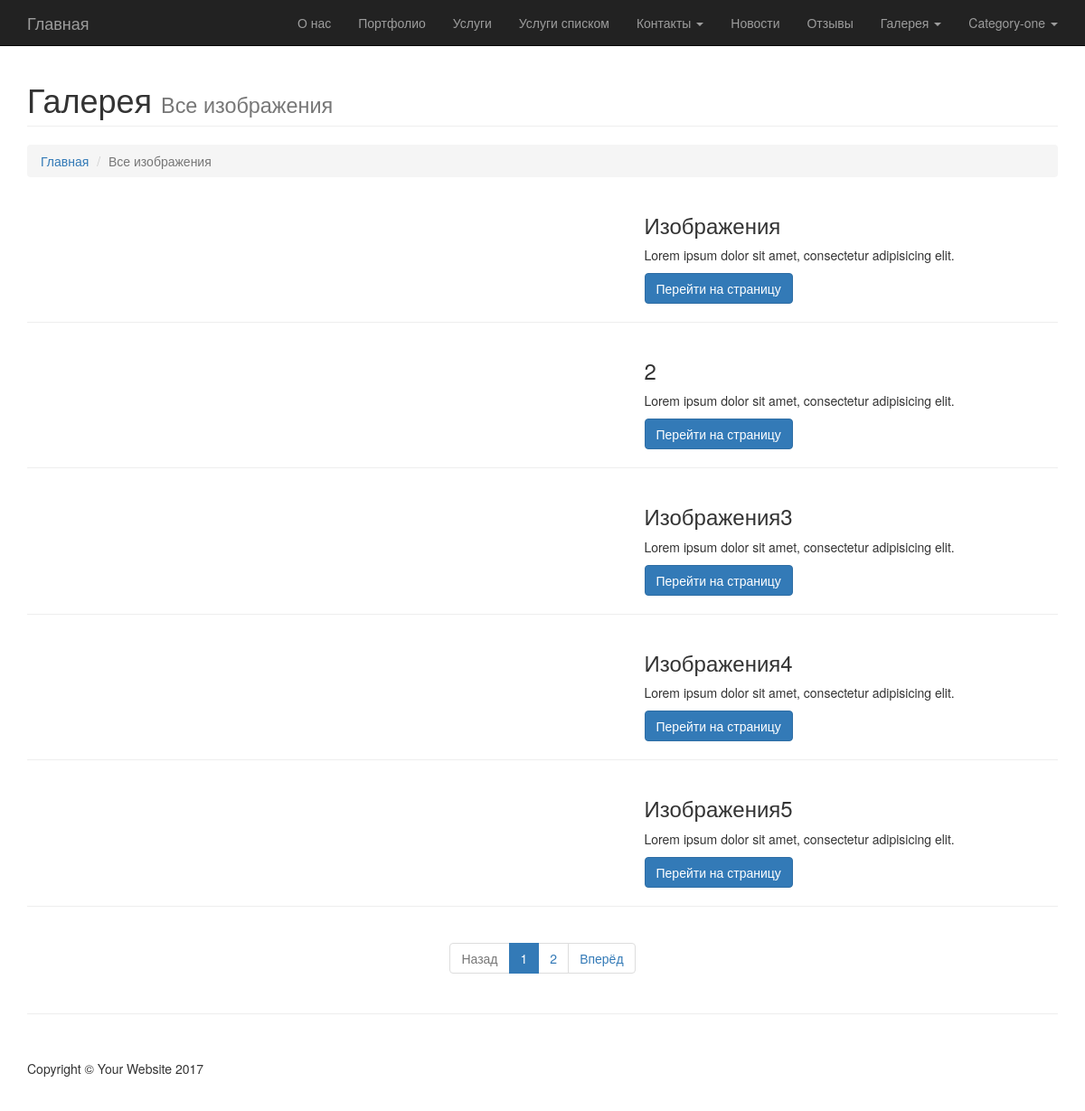
/gallery-one-col/, run on the app's committed database.
### main/models.py (models this page shows, shortened)
class CommonMain(models.Model):
    title = models.CharField(max_length=250, null=True, help_text="Введите заголовок страницы",)
    descriptions = models.TextField(max_length=1000, help_text="Введите описание для поисковых систем",
                                    null=True, blank=True)
    keywords = models.TextField(max_length=1000, help_text="Введите ключевые слова для поисковых систем",
                                    null=True, blank=True)
    slug = models.SlugField(null=True, unique=True, help_text="Slug влияет на формирование url адреса"
                                                              " и должен быть уникальным")
    name = models.CharField(max_length=250, verbose_name="Название страницы", default="Страница")
    content = RichTextUploadingField(verbose_name="Содержание страницы", null=True, blank=True)
    date = models.DateField(verbose_name="Дата", default=d.today(), blank=True, null=True)
    number = models.IntegerField(verbose_name="Порядок",
                                 null=True, blank=True, help_text="Установленное число "
                                                                  "будет влиять на очерёдность "
                                                                  "отображения блока")
    class Meta:
        abstract = True

class PageCategory(CommonMain):
    name = models.CharField(max_length=250, verbose_name="Название категории", default="Категория")
    menu = models.BooleanField(default=True,
                               verbose_name="Меню", help_text="Отметьте, если "
                                                              "категория должна отображаться как меню")
    class Meta:
        verbose_name_plural = "Категории страниц"

### gallery/models.py (models this page shows, shortened)
class Gallery(CommonMain):
    image = models.ImageField(null=True, blank=True, verbose_name="Изображение",
                              help_text="Выберите изображение новости")
    min_image = models.ImageField(null=True, blank=True, verbose_name="Миниатюра",
                                  help_text="Выберите миниатюру")
    name = models.CharField(max_length=250, verbose_name="Название изображения", default="Изображения")
    brief = models.CharField(max_length=500, verbose_name="Краткое описание",
                             null=True, blank=True, help_text="Не более 500 знаков")
    class Meta:
        verbose_name_plural = "Галерея"

### gallery/views.py (the view)
# urls.py: url(r'^gallery-one-col/$', main.GalleryOneCol.as_view(), name='gallery-one-col'),
class GalleryOneCol(ListView):
    queryset = main.Gallery.objects.order_by('number')
    context_object_name = 'page'
    template_name = 'gallery-1-col.html'
    paginate_by = 5

### main/models.py (called while the page is built)
    def get_page_one_url(self):
        return reverse('page-style-one', kwargs={'type_page': self.type_page, 'slug': self.slug})

    def get_page_two_url(self):
        return reverse('page-style-two', kwargs={'type_page': self.type_page, 'slug': self.slug})

    def get_page_three_url(self):
        return reverse('page-style-three', kwargs={'type_page': self.type_page, 'slug': self.slug})

    def get_page_four_url(self):
        return reverse('page-style-four', kwargs={'type_page': self.type_page, 'slug': self.slug})

    def get_page_five_url(self):
        return reverse('page-style-five', kwargs={'type_page': self.type_page, 'slug': self.slug})

### main/templatetags/page_tags.py (called while the page is built)
@register.inclusion_tag('tags/menu/cat-menu.html', takes_context=True)
def cat_menu(context):
    menu = list()
    categories = PageCategory.objects.filter(menu=True).order_by('number')
    for one in categories:
        page = dict()
        page['name'] = one.name
        page['list_one']= Page.objects.filter(category__slug=one.slug, type_page = 'style-one').order_by('number')
        page['list_two'] = Page.objects.filter(category__slug=one.slug, type_page='style-two').order_by('number')
        page['list_three'] = Page.objects.filter(category__slug=one.slug, type_page='style-three').order_by('number')
        page['list_four'] = Page.objects.filter(category__slug=one.slug, type_page='style-four').order_by('number')
        page['list_five'] = Page.objects.filter(category__slug=one.slug, type_page='style-five').order_by('number')
        menu.append(page)
    return {'menu': menu}

### green/templates/gallery-1-col.html (shortened to what this page needs)
{% extends 'base.html' %}
{%  load staticfiles %}
{% block additional_styles %}
    <link href="{% static 'swipbox/src/css/swipebox.min.css' %}" rel="stylesheet">
{% endblock %}
{% block content %}
        <div class="row">
            <div class="col-lg-12">
                <h1 class="page-header">Галерея
                    <small>Все изображения</small>
                </h1>
                <ol class="breadcrumb">
                    <li><a href="{%  url 'index' %}">Главная</a>
                    </li>
                    <li class="active">Все изображения</li>
                </ol>
            </div>
        </div>
        {% for one in page %}
        <div class="row">
            <div class="col-md-7">
            </div>
            <div class="col-md-5">
                <h3>{{ one.name }}</h3>
                <p>{{ one.brief }}</p>
                <a class="btn btn-primary" href="{% url 'image-detail' one.slug %}">Перейти на страницу</a>
            </div>
        </div>
        <hr>
        {%  endfor %}
        <div class="row text-center">
            {% if is_paginated %}
  <ul class="pagination">
    {% if page_obj.has_previous %}
      <li><a href="?page={{ page_obj.previous_page_number }}">Назад</a></li>
    {% else %}
      <li class="disabled"><span>Назад</span></li>
    {% endif %}
    {% for i in paginator.page_range %}
      {% if page_obj.number == i %}
        <li class="active"><span>{{ i }} </span></li>
      {% else %}
        <li><a href="?page={{ i }}">{{ i }}</a></li>
      {% endif %}
    {% endfor %}
    {% if page_obj.has_next %}
      <li><a href="?page={{ page_obj.next_page_number }}">Вперёд</a></li>
    {% else %}
      <li class="disabled"><span>Вперёд</span></li>
    {% endif %}
  </ul>
{% endif %}
        </div>
{% endblock %}

### green/templates/tags/menu/cat-menu.html (shortened to what this page needs)
{% for item in menu %}
<li class="dropdown">
                        <a href="#" class="dropdown-toggle" data-toggle="dropdown">{{ item.name }} <b class="caret"></b></a>
                    </li>
{% endfor %}

### main/static/css/modern-business.css (style rules this page uses)
html, body { height: 100%; }
body { padding-top: 50px; }

### data on the page
PageCategory: name "Category-one"
Gallery: name "Изображения", brief "Lorem ipsum dolor sit amet, consectetur adipisicing elit."
Gallery: name "2", brief "Lorem ipsum dolor sit amet, consectetur adipisicing elit."
Gallery: name "Изображения3", brief "Lorem ipsum dolor sit amet, consectetur adipisicing elit."
Gallery: name "Изображения4", brief "Lorem ipsum dolor sit amet, consectetur adipisicing elit."
Gallery: name "Изображения5", brief "Lorem ipsum dolor sit amet, consectetur adipisicing elit."

### other printed values
{{ i }} "1"
{{ i }} "2"
